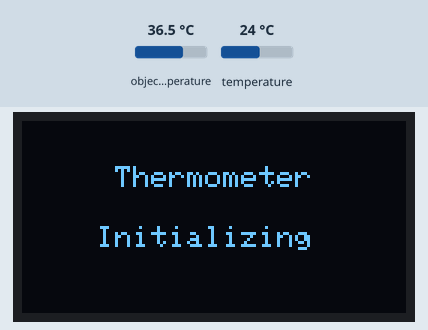
Simulated run of this sketch. Board: ESP8266 (NodeMCU). On the bench: 128×64 one-colour display. The inputs (shaded band) are chosen by the test bench; at power-on: object temperature 36.5 °C, temperature 24 °C. WiFi joins after 1.5 s; servers stay silent unless stated; what the sketch prints to the serial monitor is not drawn.

Above: at 1.9 s.
At 5.5 s:
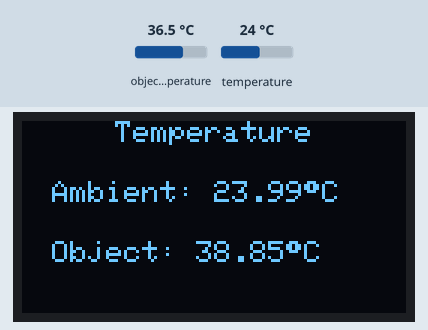
5.6 s: object temperature set to 20 °C
At 7.6 s:
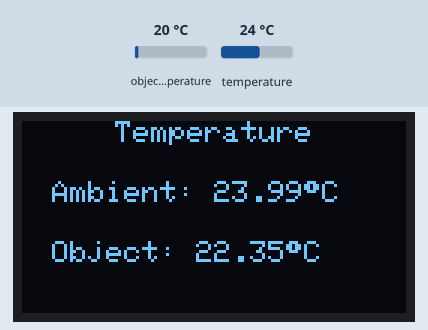
7.9 s: temperature set to 12 °C
At 9.0 s:
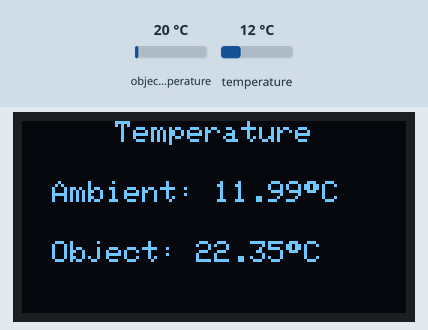
9.9 s: object temperature set to 26 °C
12.0 s: temperature set to 19 °C
At 13.7 s:
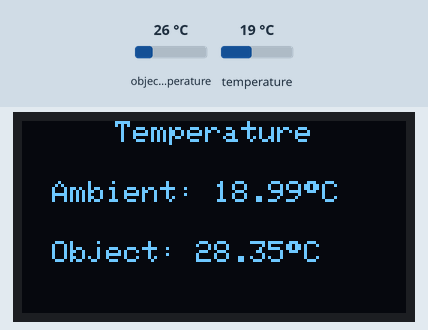
Timing chart, 0 to 15.1 s (numbered marks = the images above; inputs shaded):
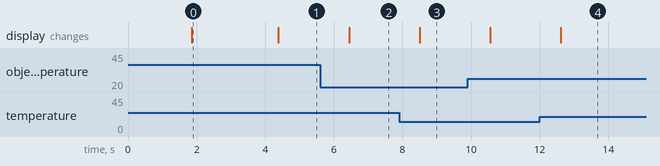

The sketch:

mxl_and_nodemcu_and_blynk.ino
```cpp
#include <Wire.h>
#include <Adafruit_MLX90614.h>
#include <Adafruit_GFX.h>
#include <Adafruit_SSD1306.h>
#define BLYNK_PRINT Serial
#include <Blynk.h>
#include <ESP8266WiFi.h>
#include <BlynkSimpleEsp8266.h>

#define SCREEN_WIDTH 128    // OLED display width, in pixels
#define SCREEN_HEIGHT 64    // OLED display height, in pixels
#define OLED_RESET -1       // Reset pin # (or -1 if sharing Arduino reset pin)
Adafruit_SSD1306 display(SCREEN_WIDTH, SCREEN_HEIGHT, &Wire, OLED_RESET);

Adafruit_MLX90614 mlx = Adafruit_MLX90614();

double temp_amb;
double temp_obj;
double calibration = 2.36;

char auth[] = "LD1g0X4hiJ0oVGpXavxa6X3pg9IqfSJC";    // You should get Auth Token in the Blynk App.
char ssid[] = "DIR-615-A612";                       // Your WiFi credentials.
char pass[] = "12345678";


void setup()
{
  Serial.begin(9600);
  mlx.begin();         //Initialize MLX90614
  display.begin(SSD1306_SWITCHCAPVCC, 0x3C); //initialize with the I2C addr 0x3C (128x64)
  Blynk.begin(auth, ssid, pass);

  Serial.println("Temperature Sensor MLX90614");

  display.clearDisplay();
  display.setCursor(25,15);
  display.setTextSize(1);
  display.setTextColor(WHITE);
  display.println(" Thermometer");
  display.setCursor(25,35);
  display.setTextSize(1);
  display.print("Initializing");
  display.display();
  delay(2500);
}

void loop()
{
  //Reading room temperature and object temp
  //for reading Fahrenheit values, use
  //mlx.readAmbientTempF() , mlx.readObjectTempF() )
  Blynk.run();
  temp_amb = mlx.readAmbientTempC();
  temp_obj = mlx.readObjectTempC();

  //Serial Monitor
  Serial.print("Room Temp = ");
  Serial.println(temp_amb);
  Serial.print("Object temp = ");
  Serial.println(temp_obj);

  display.clearDisplay();
  display.setCursor(25,0);
  display.setTextSize(1);
  display.setTextColor(WHITE);
  display.println(" Temperature");

  display.setCursor(10,20);
  display.setTextSize(1);
  display.print("Ambient: ");
  display.print(temp_amb);
  display.print((char)247);
  display.print("C");

  display.setCursor(10,40);
  display.setTextSize(1);
  display.print("Object: ");
  display.print(temp_obj + calibration);
  display.print((char)247);
  display.print("C");

  display.display();

  Blynk.virtualWrite(V1, temp_amb);
  Blynk.virtualWrite(V2, (temp_obj + calibration));

  delay(1000);
}
```

Measured:
- after the input at 5.6 s, the display: changes after 0.84 s (image 2)
- after the input at 7.9 s, the display: changes after 0.60 s (image 3)
- after the input at 12.0 s, the display: changes after 0.61 s (image 4)
- what the display in image 0 shows lasts 2.5 s, from 1.9 s to 4.4 s
